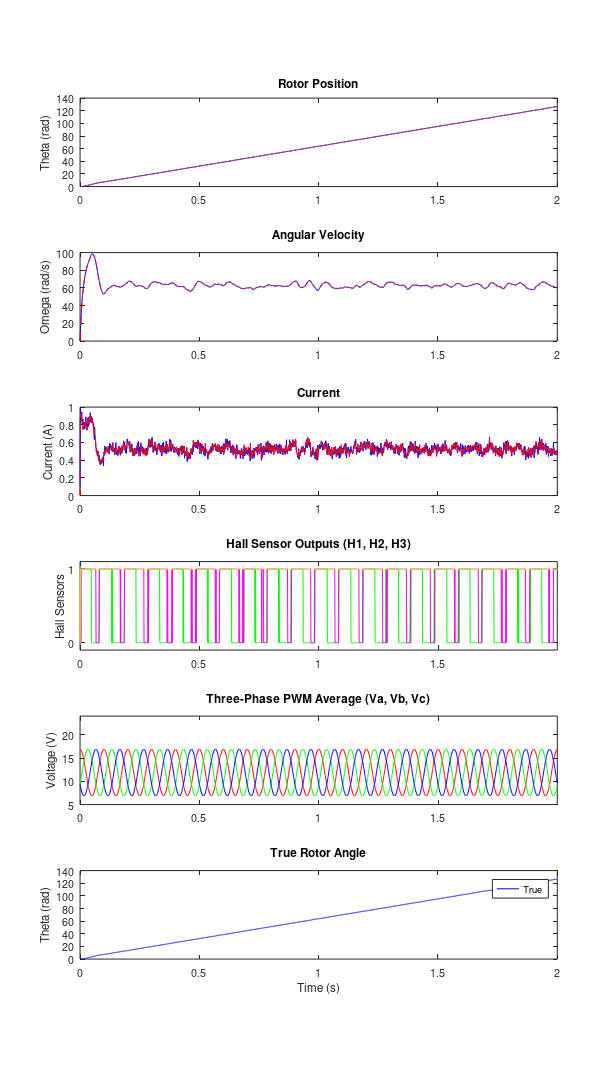

This chart was generated by the following MATLAB code:
% Kalman filter simulation for a motor with three-phase PWM control in Octave

% Load required package
pkg load control

% Parameters from document (approximate)
R = 5.5;          % Ohm (phase resistance)
L = 0.0002;       % H (phase inductance)
Ke_rad = 0.002387; % V/(rad/s) (back-EMF constant)
Kt = 0.0024;      % Nm/A (torque constant)
J = 3e-7;         % kg m^2 (rotor inertia)
B = 2e-5;         % Adjusted viscous friction for damping

% Continuous-time state-space matrices (simplified for dq-frame)
A_cont = [
    0, 1, 0;
    0, -B/J, Kt/J;
    0, -Ke_rad/L, -R/L
];
B_cont = [0; 0; 1/L];  % Input affects q-axis voltage
C_cont = eye(3);
D_cont = zeros(3,1);

% Measurement matrix H
H = [
    1, 0, 0;
    0, 0, 1
];

% Discretize
Delta_t = 0.001;
sys_cont = ss(A_cont, B_cont, C_cont, D_cont);
sys_disc = c2d(sys_cont, Delta_t, 'zoh');
A = sys_disc.A;
B = sys_disc.B;

% Noise covariances
Q = diag([1e-4, 1e-2, 1e-3]);
R = diag([0.1^2, (0.02*1)^2]);

% Simulation
T_sim = 2;
N = floor(T_sim / Delta_t) + 1;
t = linspace(0, T_sim, N);

% PWM parameters
f_sine = 10;  % Frequency of sinewave modulation (Hz)
f_pwm = 1000; % PWM carrier frequency (Hz)
V_supply = 24; % Peak voltage (supply voltage)
pwm_samples = floor(1 / (f_pwm * Delta_t)); % Samples per PWM period
oversample_factor = 100; % Oversample PWM for accuracy
dt_pwm = Delta_t / oversample_factor;

% Generate sinewave reference for duty cycle (scaled to match 5V amplitude)
sine_scale = 5 / (V_supply * 0.5); % Adjust for 0.5 offset to get 5V peak
sine_a = 0.5 * (1 + sine_scale * sin(2 * pi * f_sine * t + pi/2)); % Phase A
sine_b = 0.5 * (1 + sine_scale * sin(2 * pi * f_sine * t - 2 * pi / 3 + pi/2)); % Phase B
sine_c = 0.5 * (1 + sine_scale * sin(2 * pi * f_sine * t + 2 * pi / 3 + pi/2)); % Phase C

% Generate oversampled PWM signals
t_pwm = 0:dt_pwm:T_sim;
N_pwm = length(t_pwm);
sine_a_pwm = interp1(t, sine_a, t_pwm, 'linear');
sine_b_pwm = interp1(t, sine_b, t_pwm, 'linear');
sine_c_pwm = interp1(t, sine_c, t_pwm, 'linear');
V_a_pwm = zeros(1, N_pwm);
V_b_pwm = zeros(1, N_pwm);
V_c_pwm = zeros(1, N_pwm);

for i = 1:pwm_samples*oversample_factor:N_pwm-pwm_samples*oversample_factor
    duty_a = sine_a_pwm(i);
    duty_b = sine_b_pwm(i);
    duty_c = sine_c_pwm(i);
    on_samples_a = floor(duty_a * pwm_samples * oversample_factor);
    on_samples_b = floor(duty_b * pwm_samples * oversample_factor);
    on_samples_c = floor(duty_c * pwm_samples * oversample_factor);
    start_idx = i;
    end_idx_a = min(start_idx + on_samples_a - 1, N_pwm);
    end_idx_b = min(start_idx + on_samples_b - 1, N_pwm);
    end_idx_c = min(start_idx + on_samples_c - 1, N_pwm);
    V_a_pwm(start_idx:end_idx_a) = V_supply;
    V_b_pwm(start_idx:end_idx_b) = V_supply;
    V_c_pwm(start_idx:end_idx_c) = V_supply;
endfor

% Average PWM to match simulation time step
average_window = pwm_samples * oversample_factor;
num_windows = floor((N_pwm - 1) / average_window);
V_a = mean(reshape(V_a_pwm(1:num_windows*average_window), average_window, num_windows))';
V_b = mean(reshape(V_b_pwm(1:num_windows*average_window), average_window, num_windows))';
V_c = mean(reshape(V_c_pwm(1:num_windows*average_window), average_window, num_windows))';
u = [V_a, V_b, V_c];

% Adjust t to match the averaged length
t_plot = t(1:length(V_a));

% Initialize states
x_true = zeros(3, N);  % [theta, omega, i_q]
x_true(2, 1) = 1.0;    % Small initial angular velocity
x_true(3, 1) = 0.1;    % Small initial current
x_est = zeros(3, N);
P = eye(3);
x_hat = zeros(3, 1);
w_std = sqrt(diag(Q));
v_std = sqrt(diag(R));
hall_sensors = zeros(3, N);  % Three Hall sensors (H1, H2, H3)
theta_e = zeros(1, N);       % Electrical angle

for k = 2:length(t_plot)
    w_k = w_std .* randn(3, 1);
    theta_true = x_true(1, k-1);
    theta_e(k) = theta_true;  % Assuming 1 pole pair
    % Park transformation for q-axis voltage
    if k-1 <= size(u, 1)
        V_q = (2/3) * (u(k-1, 1) * cos(theta_e(k-1)) + ...
                       u(k-1, 2) * cos(theta_e(k-1) - 2*pi/3) + ...
                       u(k-1, 3) * cos(theta_e(k-1) + 2*pi/3));
    else
        V_q = 0;  % Fallback if index exceeds
    endif
    x_true(:, k) = A * x_true(:, k-1) + B * V_q + w_k;
    theta_true = x_true(1, k);

    % Model three Hall sensors
    for i = 1:3
        threshold = mod((i-1) * 2 * pi / 3, 2 * pi);
        jitter = v_std(1) * randn();
        hall_sensors(i, k) = (mod(theta_true + jitter, 2 * pi) - threshold) < pi;
    endfor

    i_meas = x_true(3, k) + v_std(2) * randn();
    z_k = [theta_true; i_meas];
    x_pred = A * x_hat + B * V_q;
    P_pred = A * P * A' + Q;
    K = P_pred * H' * inv(H * P_pred * H' + R);
    x_hat = x_pred + K * (z_k - H * x_pred);
    P = (eye(3) - K * H) * P_pred;
    x_est(:, k) = x_hat;
endfor

% Plot
figure('Position', [100, 100, 800, 1400]);
subplot(6, 1, 1);
plot(t_plot, x_true(1, 1:length(t_plot)), 'b', t_plot, x_est(1, 1:length(t_plot)), 'r--');
ylabel('Theta (rad)');
title('Rotor Position');

subplot(6, 1, 2);
plot(t_plot, x_true(2, 1:length(t_plot)), 'b', t_plot, x_est(2, 1:length(t_plot)), 'r--');
ylabel('Omega (rad/s)');
title('Angular Velocity');

subplot(6, 1, 3);
plot(t_plot, x_true(3, 1:length(t_plot)), 'b', t_plot, x_est(3, 1:length(t_plot)), 'r--');
ylabel('Current (A)');
title('Current');

subplot(6, 1, 4);
plot(t_plot, hall_sensors(1, 1:length(t_plot)), 'g', ...
     t_plot, hall_sensors(2, 1:length(t_plot)), 'm', ...
     t_plot, hall_sensors(3, 1:length(t_plot)), 'y');
ylabel('Hall Sensors');
title('Hall Sensor Outputs (H1, H2, H3)');
axis([0, t_plot(end), -0.1, 1.1]);
set(gca, 'YTick', [0, 1]);

subplot(6, 1, 5);
plot(t_plot, u(:, 1), 'r', t_plot, u(:, 2), 'g', t_plot, u(:, 3), 'b');
ylabel('Voltage (V)');
title('Three-Phase PWM Average (Va, Vb, Vc)');
axis([0, t_plot(end), 5, 24]);

subplot(6, 1, 6);
plot(t_plot, x_true(1, 1:length(t_plot)), 'b');
ylabel('Theta (rad)');
xlabel('Time (s)');
title('True Rotor Angle');

% Add legend
legend('True', 'Estimated', 'H1', 'H2', 'H3', 'Va', 'Vb', 'Vc', 'Location', 'northeast');

% Adjust layout
set(gcf, 'PaperPositionMode', 'auto');
print('-dpng', 'motor_kalman_sim_pwm_three_phase_stabilized.png');
disp('Plot saved as motor_kalman_sim_pwm_three_phase_stabilized.png');

% RMSE
rmse_theta = sqrt(mean((x_true(1, 2:length(t_plot)) - x_est(1, 2:length(t_plot))).^2));
rmse_omega = sqrt(mean((x_true(2, 2:length(t_plot)) - x_est(2, 2:length(t_plot))).^2));
rmse_i = sqrt(mean((x_true(3, 2:length(t_plot)) - x_est(3, 2:length(t_plot))).^2));
printf('RMSE Theta: %.3f rad\n', rmse_theta);
printf('RMSE Omega: %.3f rad/s\n', rmse_omega);
printf('RMSE i: %.3f A\n', rmse_i);
